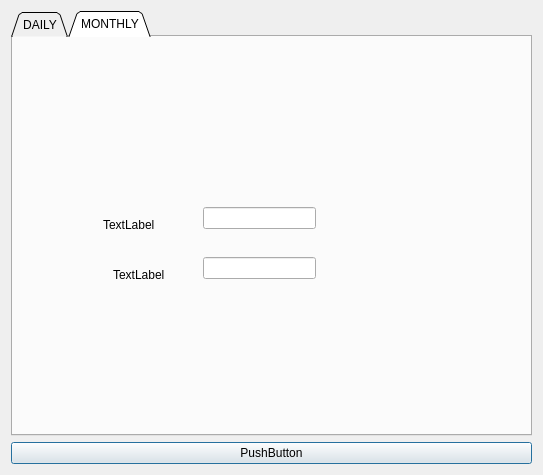
<?xml version="1.0" encoding="UTF-8"?>
<ui version="4.0">
 <class>Expendtiure</class>
 <widget class="QDialog" name="Expendtiure">
  <property name="geometry">
   <rect>
    <x>0</x>
    <y>0</y>
    <width>543</width>
    <height>475</height>
   </rect>
  </property>
  <property name="windowTitle">
   <string>Dialog</string>
  </property>
  <layout class="QVBoxLayout" name="verticalLayout_2">
   <item>
    <layout class="QVBoxLayout" name="verticalLayout">
     <item>
      <widget class="QTabWidget" name="tabWidget">
       <property name="tabShape">
        <enum>QTabWidget::Triangular</enum>
       </property>
       <property name="currentIndex">
        <number>1</number>
       </property>
       <widget class="QWidget" name="tab">
        <attribute name="title">
         <string>DAILY</string>
        </attribute>
        <widget class="QLabel" name="label">
         <property name="geometry">
          <rect>
           <x>70</x>
           <y>180</y>
           <width>55</width>
           <height>16</height>
          </rect>
         </property>
         <property name="text">
          <string>TextLabel</string>
         </property>
        </widget>
        <widget class="QLabel" name="label_2">
         <property name="geometry">
          <rect>
           <x>70</x>
           <y>220</y>
           <width>55</width>
           <height>16</height>
          </rect>
         </property>
         <property name="text">
          <string>TextLabel</string>
         </property>
        </widget>
        <widget class="QLineEdit" name="lineEdit">
         <property name="geometry">
          <rect>
           <x>150</x>
           <y>180</y>
           <width>113</width>
           <height>22</height>
          </rect>
         </property>
        </widget>
        <widget class="QLineEdit" name="lineEdit_2">
         <property name="geometry">
          <rect>
           <x>140</x>
           <y>220</y>
           <width>113</width>
           <height>22</height>
          </rect>
         </property>
        </widget>
       </widget>
       <widget class="QWidget" name="tab_2">
        <attribute name="title">
         <string>MONTHLY</string>
        </attribute>
        <widget class="QLineEdit" name="lineEdit_3">
         <property name="geometry">
          <rect>
           <x>190</x>
           <y>170</y>
           <width>113</width>
           <height>22</height>
          </rect>
         </property>
        </widget>
        <widget class="QLineEdit" name="lineEdit_4">
         <property name="geometry">
          <rect>
           <x>190</x>
           <y>220</y>
           <width>113</width>
           <height>22</height>
          </rect>
         </property>
        </widget>
        <widget class="QLabel" name="label_3">
         <property name="geometry">
          <rect>
           <x>90</x>
           <y>180</y>
           <width>55</width>
           <height>16</height>
          </rect>
         </property>
         <property name="text">
          <string>TextLabel</string>
         </property>
        </widget>
        <widget class="QLabel" name="label_4">
         <property name="geometry">
          <rect>
           <x>100</x>
           <y>230</y>
           <width>55</width>
           <height>16</height>
          </rect>
         </property>
         <property name="text">
          <string>TextLabel</string>
         </property>
        </widget>
       </widget>
      </widget>
     </item>
     <item>
      <widget class="QPushButton" name="pushButton">
       <property name="text">
        <string>PushButton</string>
       </property>
      </widget>
     </item>
    </layout>
   </item>
  </layout>
 </widget>
 <resources/>
 <connections/>
</ui>
